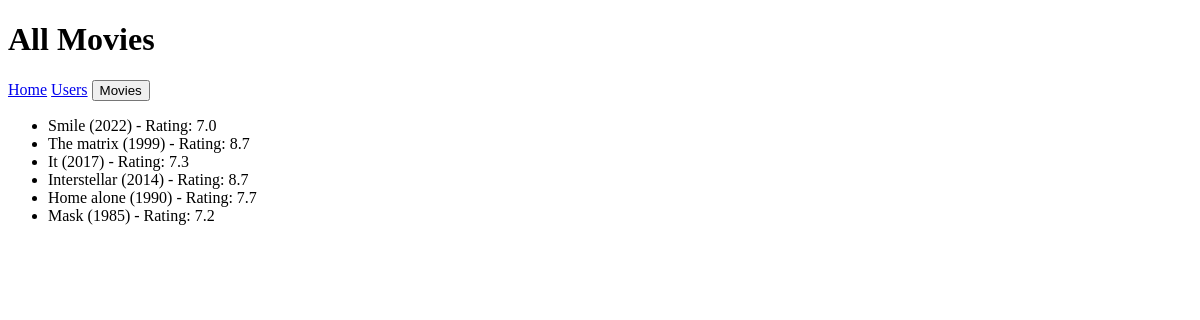
Before: /movies with the older database file.
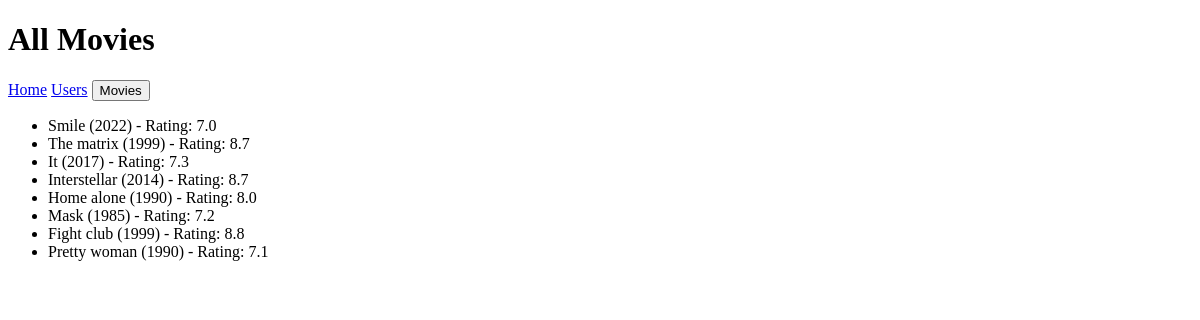
After: the same page with the newer database file.
### datamanager/data_models.py (models this page shows, shortened)
class Movie(db.Model):
    __tablename__ = 'movies'
    id = db.Column(db.Integer, primary_key=True, autoincrement=True)
    title = db.Column(db.String, nullable=False)
    release_year = db.Column(db.Integer, nullable=True)
    poster = db.Column(db.String, nullable=True)
    director = db.Column(db.String, nullable=True)
    rating = db.Column(db.Float, nullable=False)
    user_movies = db.relationship('UserMovies', back_populates='movie', cascade="all, delete")

### app.py (the view)
@app.route('/movies', methods=['GET'])
def movies():
    movies = data.get_all_movies()
    message = request.args.get('message')
    return render_template('movies.html', movies=movies, message=message)

### datamanager/sqlite_data_manager.py (called while the page is built)
    def get_all_movies(self):
        try:
            return self.db.session.query(Movie).all()
        except SQLAlchemyError as e:
            print(f"Error fetching all movies: {e}")
            return []

### templates/movies.html (shortened to what this page needs)
<!DOCTYPE html>
<html lang="en">
<head>
</head>
<body>
    <h1>All Movies</h1>
    <nav>
        <a href="/">Home</a>
        <a href="/users">Users</a>
        <a href="/movies"><button>Movies</button></a>
    </nav>
    {% if movies %}
        <ul>
            {% for movie in movies %}
                <li>{{ movie.title }} ({{ movie.release_year }}) - Rating: {{ movie.rating }}</li>
            {% endfor %}
        </ul>
    {% else %}
        <p>No movies available.</p>
    {% endif %}
</body>
</html>

Changed rows visible on the page:
changed Movie "Home alone": rating "7.7" → "8.0"
added Movie: title "Fight club", release_year "1999", rating "8.8"
added Movie: title "Pretty woman", release_year "1990", rating "7.1"
